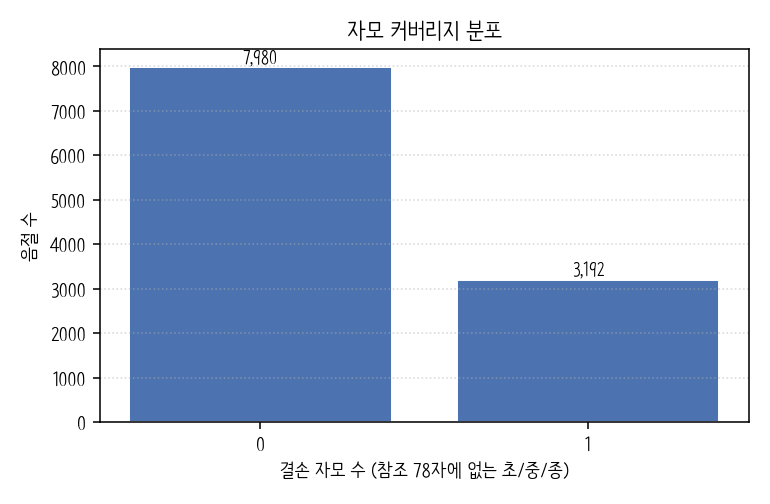
#> input picture report/coverage_quality/plots/coverage_hist.png, 770 x 504 px, given as the content of the folder datasets/train_font_image/reference_images_v2, which was not available
$ python coverage_quality_analysis.py
#> lines starting #> are read from the running program, lines starting #| are printed output that depends on the picture; after the words box and inside, x2 and y2 are one past the last pixel; in counts of white or black regions, pixels touching at a corner belong together; pictures that were not available may be replaced by others from this repository, and a replacement may not be noted
#!/usr/bin/env python3
# -*- coding: utf-8 -*-
"""
coverage_quality_analysis.py
============================

생성된 11,172개 한글 음절에 대해

    "참조 78자 자모(초·중·종) 커버리지"  ×  "이미지 품질 지표"

의 관계를 정량 분석한다.

▶ 자모 커버리지 (gt-free)
    한 음절을 (초성, 중성, 종성) 으로 분해하고, 78자 참조 풀에서
    각각이 한 번이라도 등장한 횟수를 센다. "결손 자모 수(0~3)" 가
    학습 신호 부족도의 단순 지표.

▶ 품질 지표
    GT-free (모든 11172자 적용):
        - ink_ratio       : 검은 픽셀 비율 (잉크 양)
        - bbox_fill       : 글자 bounding box / 이미지 면적
        - n_components    : 8-연결 컴포넌트 수 (획 끊김 proxy, scipy 있을 때)
        - edge_density    : sobel 에지 비율 (획 거칠기 proxy)
    GT-paired (참조 78자 한정):
        - psnr / ssim     : 참조 vs 생성

▶ 산출물
    <out>/per_char_metrics.csv          : 음절별 raw metrics
    <out>/summary_by_coverage.csv       : 커버리지 그룹별 요약 통계
    <out>/plots/coverage_hist.png       : 결손 자모 수 분포
    <out>/plots/<metric>_by_coverage.png: 커버리지별 박스플롯
    <out>/plots/psnr_by_coverage.png    : (GT 있을 때) PSNR 박스플롯
    <out>/plots/scatter_psnr_ink.png    : PSNR vs ink_ratio 산점도
    <out>/INDEX.md                      : 빠른 인덱스
"""

from __future__ import annotations

import argparse
import json
import math
import sys
from collections import Counter, defaultdict
from pathlib import Path
from typing import Dict, List, Optional, Tuple

import numpy as np
from PIL import Image

import matplotlib
matplotlib.use("Agg")
import matplotlib.font_manager as fm
import matplotlib.pyplot as plt

# ---------------------------------------------------------------------------
# 선택 의존성
# ---------------------------------------------------------------------------
try:  # 8-연결 컴포넌트
    from scipy import ndimage as _ndi  # type: ignore
    _HAS_SCIPY = True
except Exception:  # pragma: no cover
    _ndi = None
    _HAS_SCIPY = False

try:  # SSIM
    from skimage.metrics import structural_similarity as _ssim  # type: ignore
    _HAS_SKIMAGE = True
except Exception:  # pragma: no cover
    _ssim = None
    _HAS_SKIMAGE = False

# ---------------------------------------------------------------------------
# 한글 자모 분해 (외부 라이브러리 없이 unicode 산술)
# ---------------------------------------------------------------------------
_HANGUL_BASE = 0xAC00
_HANGUL_LAST = 0xD7A3
_CHO_COUNT, _JUNG_COUNT, _JONG_COUNT = 19, 21, 28


def decompose_hangul(ch: str) -> Optional[Tuple[int, int, int]]:
    """완성형 음절을 (초성idx, 중성idx, 종성idx) 로 분해. 종성 없으면 0."""
    if not ch:
        return None
    code = ord(ch[0])
    if code < _HANGUL_BASE or code > _HANGUL_LAST:
        return None
    offset = code - _HANGUL_BASE
    cho = offset // (_JUNG_COUNT * _JONG_COUNT)
    jung = (offset % (_JUNG_COUNT * _JONG_COUNT)) // _JONG_COUNT
    jong = offset % _JONG_COUNT
    return cho, jung, jong


def build_jamo_pool(ref_chars: List[str]) -> Tuple[Counter, Counter, Counter]:
    cho_c, jung_c, jong_c = Counter(), Counter(), Counter()
    for ch in ref_chars:
        dec = decompose_hangul(ch)
        if dec is None:
            continue
        cho, jung, jong = dec
        cho_c[cho] += 1
        jung_c[jung] += 1
        if jong != 0:
            jong_c[jong] += 1
    return cho_c, jung_c, jong_c


def missing_components(
    ch: str,
    cho_pool: Counter,
    jung_pool: Counter,
    jong_pool: Counter,
) -> Tuple[int, int, int, int]:
    """
    Returns (missing_cho, missing_jung, missing_jong, total_missing)
    종성이 0(없음)인 음절은 종성을 채워야 할 컴포넌트로 세지 않는다.
    """
    dec = decompose_hangul(ch)
    if dec is None:
        return 0, 0, 0, 0
    cho, jung, jong = dec
    mc = int(cho_pool[cho] == 0)
    mj = int(jung_pool[jung] == 0)
    mn = int(jong != 0 and jong_pool[jong] == 0)
    return mc, mj, mn, mc + mj + mn


# ---------------------------------------------------------------------------
# 이미지 품질 지표
# ---------------------------------------------------------------------------
def load_gray(path: Path) -> Optional[np.ndarray]:
    if not path.is_file():
        return None
    try:
        return np.asarray(Image.open(path).convert("L"), dtype=np.uint8)
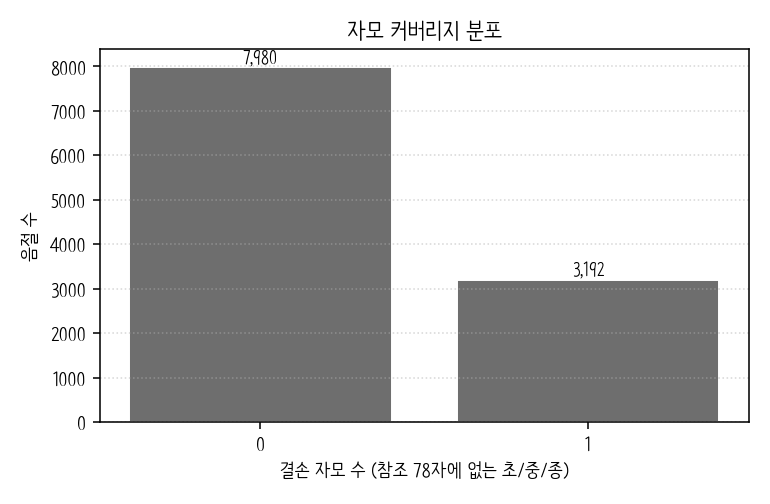
#> returned value: shape (504, 770); min 0, max 255, mean 202.7
    except Exception:
        return None


def _binarize(arr: np.ndarray, thr: int = 200) -> np.ndarray:
#> called with thr = 200
    return arr < thr  # True = 잉크(검은 픽셀)
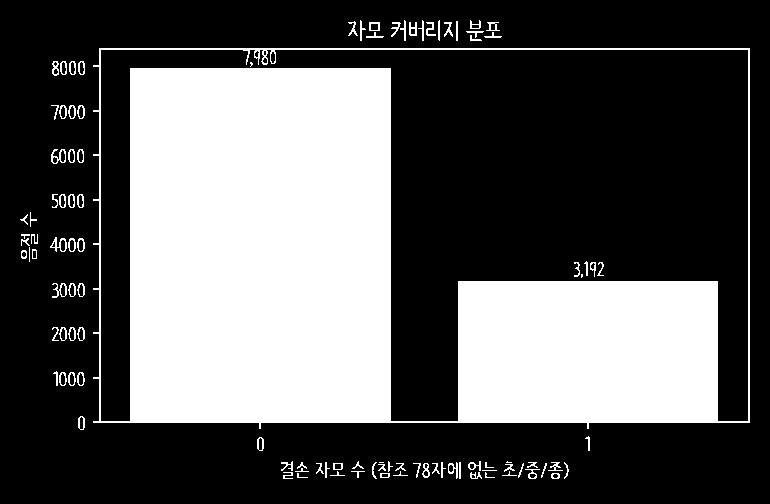
#> returned value: shape (504, 770) bool; 35.3% white; 103 white regions (9 under 20 px), largest, box (x1, y1, x2, y2) and area: (93, 48, 750, 429) 132919, (51, 149, 66, 164) 101, (50, 237, 67, 252) 101


def ink_ratio(arr: np.ndarray) -> float:
    return float(_binarize(arr).mean())


def bbox_fill(arr: np.ndarray) -> float:
    mask = _binarize(arr)
    if not mask.any():
        return 0.0
    ys, xs = np.where(mask)
    bb = (ys.max() - ys.min() + 1) * (xs.max() - xs.min() + 1)
#> bb = 335070
    return float(bb / mask.size)


# [32 lines left out: function num_components, not called in this run]


def edge_density(arr: np.ndarray) -> float:
    """간이 sobel — 외부 의존성 없이 np.gradient 로 근사."""
    gy, gx = np.gradient(arr.astype(np.float32))
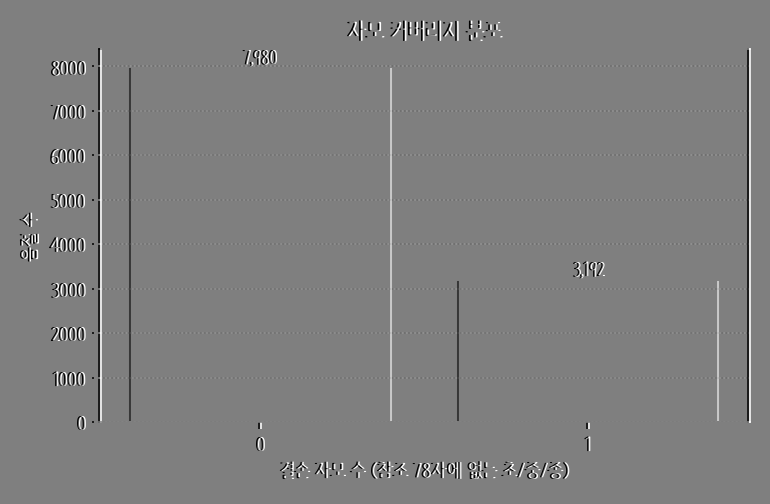
#> gx: shape (504, 770) float32; min -127.5, max 127.5, mean 0; drawn with min black and max white
    mag = np.hypot(gx, gy)
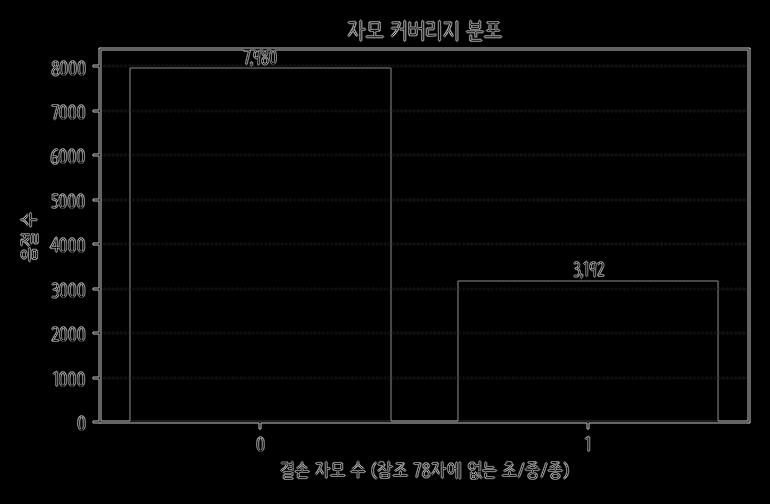
#> mag: shape (504, 770) float32; min 0, max 179.6, mean 5.2
    return float((mag > 20).mean())


def psnr(a: np.ndarray, b: np.ndarray) -> float:
    if a.shape != b.shape:
        # 크기 다르면 리사이즈
        b_img = Image.fromarray(b).resize(a.shape[::-1], Image.LANCZOS)
        b = np.asarray(b_img, dtype=np.uint8)
    mse = np.mean((a.astype(np.float32) - b.astype(np.float32)) ** 2)
#> mse = 0
    if mse <= 1e-10:
        return 99.0
    return float(20.0 * math.log10(255.0) - 10.0 * math.log10(mse))


def ssim_or_nan(a: np.ndarray, b: np.ndarray) -> float:
    if not _HAS_SKIMAGE:
        return float("nan")
    if a.shape != b.shape:
        b_img = Image.fromarray(b).resize(a.shape[::-1], Image.LANCZOS)
        b = np.asarray(b_img, dtype=np.uint8)
    try:
        return float(_ssim(a, b, data_range=255))
    except Exception:
        return float("nan")


# ---------------------------------------------------------------------------
# matplotlib 한글 폰트
# ---------------------------------------------------------------------------
_REPO_ROOT = Path(__file__).resolve().parents[1]


def _setup_korean_font() -> None:
    candidates = [
        "/usr/share/fonts/truetype/nanum/NanumGothic.ttf",
        "/usr/share/fonts/opentype/noto/NotoSansCJK-Regular.ttc",
        str(_REPO_ROOT / "datasets/train_font_ttf/NanumBarunpenR.ttf"),
    ]
    for p in candidates:
        if Path(p).is_file():
            fm.fontManager.addfont(p)
            plt.rcParams["font.family"] = fm.FontProperties(fname=p).get_name()
            break
    plt.rcParams["axes.unicode_minus"] = False


# ---------------------------------------------------------------------------
# 메인 분석 로직
# ---------------------------------------------------------------------------
def analyze(args: argparse.Namespace) -> None:
    _setup_korean_font()

    ref_dir = Path(args.ref_dir)
    gen_dir = Path(args.gen_dir)
    out_dir = Path(args.out)
    (out_dir / "plots").mkdir(parents=True, exist_ok=True)

    ref_chars = sorted([p.stem for p in ref_dir.glob("*.png") if p.stem])
    ref_set = set(ref_chars)
    cho_pool, jung_pool, jong_pool = build_jamo_pool(ref_chars)
    print(f"[INFO] 참조 글자 수: {len(ref_chars)}")
    print(f"[INFO]   고유 초성 {len(cho_pool)}/{_CHO_COUNT}, "
          f"중성 {len(jung_pool)}/{_JUNG_COUNT}, "
          f"종성 {len(jong_pool)}/{_JONG_COUNT - 1}")

    gen_files = sorted(gen_dir.glob("*.png"))
    if args.limit > 0:
        gen_files = gen_files[: args.limit]
    print(f"[INFO] 분석 대상 생성 이미지: {len(gen_files)}")

    # ---------------- per-char metrics ----------------
    rows: List[dict] = []
    for idx, fp in enumerate(gen_files, start=1):
        ch = fp.stem
        gen = load_gray(fp)
        if gen is None:
            continue
        mc, mj, mn, tot = missing_components(ch, cho_pool, jung_pool, jong_pool)
        row = {
            "char": ch,
            "unicode": f"U+{ord(ch[0]):04X}" if ch else "",
            "missing_cho": mc,
            "missing_jung": mj,
            "missing_jong": mn,
            "missing_total": tot,
            "in_ref78": int(ch in ref_set),
            "ink_ratio": ink_ratio(gen),
            "bbox_fill": bbox_fill(gen),
            "edge_density": edge_density(gen),
            "n_components": num_components(gen) if args.with_components else -1,
            "psnr": float("nan"),
            "ssim": float("nan"),
        }
        if ch in ref_set:
            gt = load_gray(ref_dir / f"{ch}.png")
            if gt is not None:
                row["psnr"] = psnr(gt, gen)
                row["ssim"] = ssim_or_nan(gt, gen)
        rows.append(row)

        if idx % 1000 == 0:
            print(f"  ...{idx}/{len(gen_files)}")

    # ---------------- write CSV ----------------
    cols = ["char", "unicode", "missing_cho", "missing_jung", "missing_jong",
            "missing_total", "in_ref78", "ink_ratio", "bbox_fill",
            "edge_density", "n_components", "psnr", "ssim"]
    per_char_csv = out_dir / "per_char_metrics.csv"
    _write_csv(per_char_csv, rows, cols)
    print(f"[SAVE] {per_char_csv}")

    # ---------------- summary by coverage ----------------
    summary = _summarize_by_coverage(rows)
    summary_csv = out_dir / "summary_by_coverage.csv"
    _write_csv(summary_csv, summary,
               ["missing_total", "count",
                "ink_ratio_mean", "ink_ratio_std",
                "bbox_fill_mean", "bbox_fill_std",
                "edge_density_mean", "edge_density_std",
                "n_components_mean", "n_components_std",
                "psnr_mean", "psnr_std", "psnr_count",
                "ssim_mean", "ssim_std", "ssim_count"])
    print(f"[SAVE] {summary_csv}")

    # ---------------- plots ----------------
    _plot_coverage_hist(rows, out_dir / "plots/coverage_hist.png")
    _plot_metric_by_coverage(rows, "ink_ratio",
                             out_dir / "plots/ink_ratio_by_coverage.png",
                             title="잉크 비율 vs 결손 자모 수")
    _plot_metric_by_coverage(rows, "bbox_fill",
                             out_dir / "plots/bbox_fill_by_coverage.png",
                             title="BBox 채움 비율 vs 결손 자모 수")
    _plot_metric_by_coverage(rows, "edge_density",
                             out_dir / "plots/edge_density_by_coverage.png",
                             title="에지 밀도 vs 결손 자모 수")
    if args.with_components:
        _plot_metric_by_coverage(rows, "n_components",
                                 out_dir / "plots/n_components_by_coverage.png",
                                 title="연결 컴포넌트 수 vs 결손 자모 수")

    psnr_rows = [r for r in rows if not math.isnan(r["psnr"])]
    if psnr_rows:
        _plot_metric_by_coverage(psnr_rows, "psnr",
                                 out_dir / "plots/psnr_by_coverage.png",
                                 title="PSNR vs 결손 자모 수 (참조 78자 한정)")
        _plot_scatter(psnr_rows, "ink_ratio", "psnr",
                      out_dir / "plots/scatter_psnr_ink.png",
                      title="PSNR vs 잉크 비율 (참조 78자)")

    _write_index(out_dir, rows, ref_chars, args)
    print(f"[DONE] {out_dir.resolve()}")


# ---------------------------------------------------------------------------
# helpers: csv / summary / plots / index
# ---------------------------------------------------------------------------
def _write_csv(path: Path, rows: List[dict], cols: List[str]) -> None:
    import csv
    path.parent.mkdir(parents=True, exist_ok=True)
    with path.open("w", newline="", encoding="utf-8") as f:
        w = csv.DictWriter(f, fieldnames=cols)
        w.writeheader()
        for r in rows:
            w.writerow({c: r.get(c, "") for c in cols})
#> this loop made 1 pass


def _summarize_by_coverage(rows: List[dict]) -> List[dict]:
    by: Dict[int, List[dict]] = defaultdict(list)
    for r in rows:
        by[r["missing_total"]].append(r)
    out: List[dict] = []
    for k in sorted(by.keys()):
        grp = by[k]
        out.append({
            "missing_total": k,
            "count": len(grp),
            "ink_ratio_mean": float(np.mean([r["ink_ratio"] for r in grp])),
            "ink_ratio_std": float(np.std([r["ink_ratio"] for r in grp])),
            "bbox_fill_mean": float(np.mean([r["bbox_fill"] for r in grp])),
            "bbox_fill_std": float(np.std([r["bbox_fill"] for r in grp])),
            "edge_density_mean": float(np.mean([r["edge_density"] for r in grp])),
            "edge_density_std": float(np.std([r["edge_density"] for r in grp])),
            "n_components_mean": float(np.mean([r["n_components"] for r in grp])),
            "n_components_std": float(np.std([r["n_components"] for r in grp])),
            "psnr_mean": _safe_mean([r["psnr"] for r in grp]),
            "psnr_std": _safe_std([r["psnr"] for r in grp]),
            "psnr_count": sum(1 for r in grp if not math.isnan(r["psnr"])),
            "ssim_mean": _safe_mean([r["ssim"] for r in grp]),
            "ssim_std": _safe_std([r["ssim"] for r in grp]),
            "ssim_count": sum(1 for r in grp if not math.isnan(r["ssim"])),
        })
#> after the loop, out = 1 item
#> the loop in _write_csv (call 2), `for r in rows:` made 1 pass
    return out


def _safe_mean(vs: List[float]) -> float:
    arr = [v for v in vs if not math.isnan(v)]
    return float(np.mean(arr)) if arr else float("nan")


def _safe_std(vs: List[float]) -> float:
    arr = [v for v in vs if not math.isnan(v)]
    return float(np.std(arr)) if arr else float("nan")


def _plot_coverage_hist(rows: List[dict], out: Path) -> None:
    counts = Counter(r["missing_total"] for r in rows)
#> counts = {0: 1}
    keys = sorted(counts.keys())
#> keys = [0]
    vals = [counts[k] for k in keys]
#> vals = [1]
    fig, ax = plt.subplots(figsize=(5.5, 3.6))
    bars = ax.bar(keys, vals, color="#4C72B0", edgecolor="white")
    for b, v in zip(bars, vals):
        ax.text(b.get_x() + b.get_width() / 2, v, f"{v:,}",
                ha="center", va="bottom", fontsize=9)
#> this loop made 1 pass
    ax.set_xlabel("결손 자모 수 (참조 78자에 없는 초/중/종)")
    ax.set_ylabel("음절 수")
    ax.set_title("자모 커버리지 분포")
    ax.set_xticks(keys)
    ax.grid(axis="y", linestyle=":", alpha=0.5)
    fig.tight_layout()
    fig.savefig(out, dpi=140, facecolor="white")
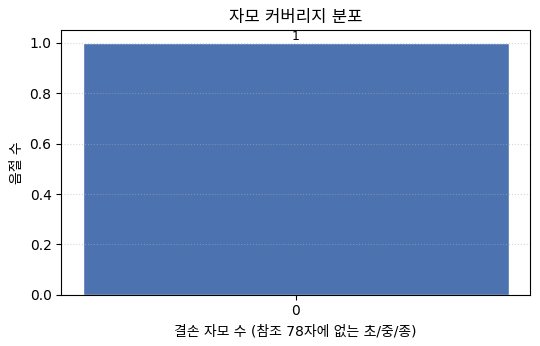
#> figure drawn by matplotlib, 1 panel
    plt.close(fig)


def _plot_metric_by_coverage(rows: List[dict], metric: str, out: Path,
                             title: str) -> None:
#> called with metric = 'ink_ratio', title = '잉크 비율 vs 결손 자모 수'
    by: Dict[int, List[float]] = defaultdict(list)
    for r in rows:
        v = r[metric]
        if isinstance(v, float) and math.isnan(v):
            continue
        if metric == "n_components" and v < 0:
            continue
        by[r["missing_total"]].append(float(v))
#> this loop made 1 pass
#> v on pass 1: 0.353
    keys = sorted(by.keys())
    data = [by[k] for k in keys]

    fig, ax = plt.subplots(figsize=(6.0, 3.8))
    bp = ax.boxplot(
        data, positions=keys, widths=0.6, patch_artist=True,
        showfliers=False,
        medianprops=dict(color="#222"),
        boxprops=dict(facecolor="#C7D7EA", edgecolor="#4C72B0"),
        whiskerprops=dict(color="#4C72B0"),
        capprops=dict(color="#4C72B0"),
    )
    for k in keys:
        ax.text(k, max(by[k]) if by[k] else 0, f"n={len(by[k])}",
                ha="center", va="bottom", fontsize=8, color="#666")
    ax.set_xticks(keys)
    ax.set_xlabel("결손 자모 수")
    ax.set_ylabel(metric)
    ax.set_title(title)
    ax.grid(axis="y", linestyle=":", alpha=0.5)
    fig.tight_layout()
    fig.savefig(out, dpi=140, facecolor="white")
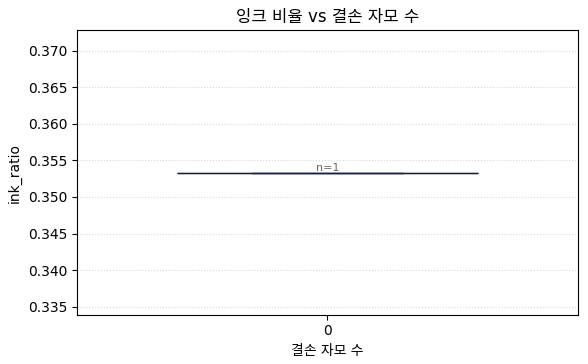
#> figure drawn by matplotlib, 1 panel
    plt.close(fig)


def _plot_scatter(rows: List[dict], x: str, y: str, out: Path, title: str) -> None:
    xs = [r[x] for r in rows]
    ys = [r[y] for r in rows]
    fig, ax = plt.subplots(figsize=(5.5, 4.0))
    ax.scatter(xs, ys, s=14, alpha=0.55, color="#4C72B0", edgecolor="white")
    if len(xs) >= 2:
        try:
            corr = float(np.corrcoef(xs, ys)[0, 1])
            ax.text(0.02, 0.97, f"Pearson r = {corr:+.3f}",
                    transform=ax.transAxes, va="top", ha="left",
                    fontsize=9, color="#333",
                    bbox=dict(facecolor="white", edgecolor="#ddd", alpha=0.8))
        except Exception:
            pass
    ax.set_xlabel(x)
    ax.set_ylabel(y)
    ax.set_title(title)
    ax.grid(linestyle=":", alpha=0.5)
    fig.tight_layout()
    fig.savefig(out, dpi=140, facecolor="white")
    plt.close(fig)


def _write_index(out_dir: Path, rows: List[dict],
                 ref_chars: List[str], args: argparse.Namespace) -> None:
    n_total = len(rows)
    n_gt = sum(1 for r in rows if not math.isnan(r["psnr"]))
    lines = [
        "# Coverage × Quality Analysis",
        "",
        f"- 생성 이미지 수: **{n_total:,}**",
        f"- 참조(GT 보유) 글자 수: **{len(ref_chars)}**, PSNR 산출 가능: **{n_gt}**",
        f"- 참조 폴더: `{args.ref_dir}`",
        f"- 생성 폴더: `{args.gen_dir}`",
        f"- scipy(연결 컴포넌트): {'O' if _HAS_SCIPY else 'X (fallback flood fill)'}",
        f"- skimage(SSIM): {'O' if _HAS_SKIMAGE else 'X (NaN으로 채움)'}",
        "",
        "## 산출물",
        "- `per_char_metrics.csv` — 음절별 raw 지표",
        "- `summary_by_coverage.csv` — 커버리지 그룹별 요약 통계",
        "- `plots/coverage_hist.png` — 결손 자모 수 분포",
        "- `plots/ink_ratio_by_coverage.png`",
        "- `plots/bbox_fill_by_coverage.png`",
        "- `plots/edge_density_by_coverage.png`",
        "- `plots/n_components_by_coverage.png` *(--with-components)*",
        "- `plots/psnr_by_coverage.png` *(참조 78자 한정)*",
        "- `plots/scatter_psnr_ink.png` *(참조 78자 한정)*",
        "",
        "> 결손 자모 수가 0 인 그룹과 1+ 그룹의 분포·평균 차이를 보고서에 인용한다.",
    ]
    (out_dir / "INDEX.md").write_text("\n".join(lines), encoding="utf-8")


# ---------------------------------------------------------------------------
# CLI
# ---------------------------------------------------------------------------
def parse_args() -> argparse.Namespace:
    p = argparse.ArgumentParser(
        description="자모 커버리지 × 품질 분석",
        formatter_class=argparse.ArgumentDefaultsHelpFormatter,
    )
    p.add_argument("--ref-dir", type=str,
                   default="datasets/train_font_image/reference_images_v2",
                   help="GT/참조 글자 폴더 (78자)")
    p.add_argument("--gen-dir", type=str,
                   default="inference_results/target_style_images/reference_images_v2/images",
                   help="생성 이미지 폴더")
    p.add_argument("--out", type=str, default="report/coverage_quality")
    p.add_argument("--limit", type=int, default=0,
                   help=">0 이면 처음 N개만 분석 (스모크 테스트용)")
    p.add_argument("--with-components", action="store_true",
                   help="연결 컴포넌트 수 계산 (scipy 없으면 느려짐)")
    return p.parse_args()


def main() -> int:
    analyze(parse_args())
#> call 2 of _plot_metric_by_coverage, with metric = 'bbox_fill', title = 'BBox 채움 비율 vs 결손 자모 수'
#> the loop in _plot_metric_by_coverage (call 2), `for r in rows:` made 1 pass
#> v on pass 1: 0.863
#> in _plot_metric_by_coverage (call 2), `fig.savefig(out, dpi=140, facecolor="white")`:
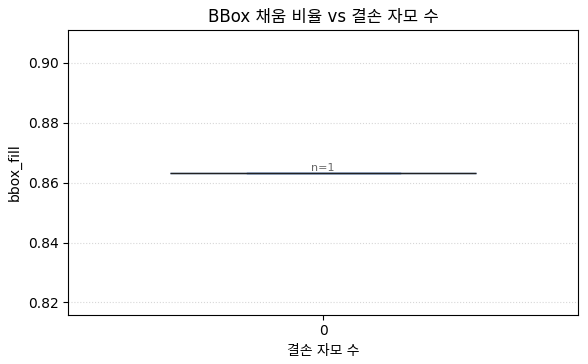
#> figure drawn by matplotlib, 1 panel
#> (the rest of the program and of its run is left out)
